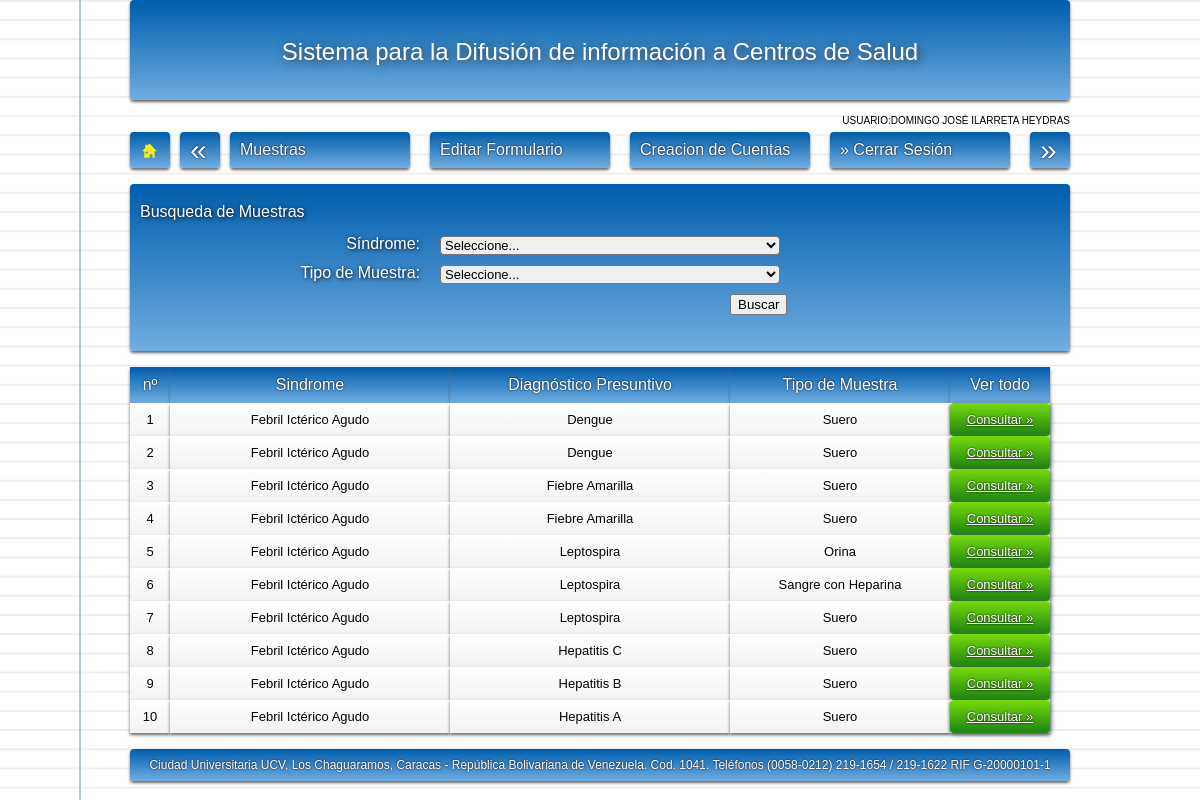
The app's page /c_formulario.php (signed in) with its own data.
### tables this page shows
CREATE TABLE IF NOT EXISTS `muestra` (
  `id` int(200) NOT NULL AUTO_INCREMENT,
  `sindrome` varchar(300) NOT NULL,
  `diagnostico_presuntivo` varchar(300) NOT NULL,
  `tipo` varchar(300) NOT NULL,
  `tiempo` varchar(300) NOT NULL,
  `conservacion` varchar(300) NOT NULL,
  `transporte` varchar(300) NOT NULL,
  `observaciones` varchar(1500) NOT NULL,
  PRIMARY KEY (`id`)
);

### c_formulario.php (the view, shortened to what this page needs)
<?php
$nombre_usuario =$_SESSION['nombre_usuario'];
$privilegio = $_SESSION['privilegio'];
	if($privilegio=="0"){
?>
<!DOCTYPE html PUBLIC "-//W3C//DTD XHTML 1.0 Transitional//EN" "http://www.w3.org/TR/xhtml1/DTD/xhtml1-transitional.dtd">
<html xmlns="http://www.w3.org/1999/xhtml">
<head>
<link rel="stylesheet" href="css/estilos.css">
<link rel="stylesheet" href="css/default.css">
<link rel="stylesheet" href="css/960/960.css">
<link rel="stylesheet" href="css/960/text.css">
<link rel="stylesheet" href="css/960/reset.css">
<?php include ('funciones.php'); ?>
</head>
<body class="hoja">
<div class="container_16">
<?php echo '<br /><div class="grid_16" style="text-align:right; font-size:10px;">USUARIO:'; echo $nombre_usuario . "</div>";?>
	<div class="grid_16 azul">
    	<form class="margen" action="" method="post" name="" id="">
        	<fieldset><legend class="grid_7">Busqueda de Muestras</legend>
            	<br />
                <br />
            	<div class="grid_16 alpha">
                <label class="grid_5">Síndrome:</label>
                <select class="grid_6" name="sindrome" id="sindrome" onchange="unico(this);">
                	<option>Seleccione...</option>
                </select>
                </div>
                <div class="grid_16 alpha">
                <label class="grid_5">Tipo de Muestra:</label>
                <select class="grid_6" name="tipo" id="tipo" onchange="unico(this);">
                	<option>Seleccione...</option>
                </select>
                </div>
                <div class="grid_2 alpha prefix_10">
                <button name="accion" id="agregar" type="submit" value="">Buscar</button>
                <br />
                <br />
                </div>
            </fieldset>
        </form>
    </div>
    <div class="grid_16">
    <br />
    <table class="grid_16 alpha">
    <td class=" grid_1 azul3 alpha omega">nº</td>
    <td class=" grid_5 azul3 alpha omega">Sindrome</td>
    <td class=" grid_5 azul3 alpha omega">Diagnóstico Presuntivo</td>
    <td class=" grid_4 azul3 alpha omega">Tipo de Muestra</td>
    <td class=" grid_2 azul3 alpha omega">Ver todo</td>
    <?php
	include('conexion/conexion.php');
	$i=0;
					$sql="SELECT * FROM muestra ORDER BY id DESC";
					$seleccion=mysql_query($sql,$conexion);
					while ($row = mysql_fetch_array($seleccion)){
					$campo1=$row["id"];
					$campo2=$row["sindrome"];
					$campo3=$row["diagnostico_presuntivo"];
					$campo4=$row["tipo"];
					$i++;
					echo '<td class="grid_1 blanco alpha omega">' . $i .'</td> ';
					echo '<td class="grid_5 blanco alpha omega">' . $campo2 . '</td>';
					echo '<td class="grid_5 blanco alpha omega">' . $campo3 . '</td>';
					echo '<td class="grid_4 blanco alpha omega">' . $campo4 . '</td>';
					echo '<td class="grid_2 blanco alpha omega"><a class="verde grid_2 alpha omega" style="margin:-10px 0px -10px 0px; color:#FFF; text-shadow: 0px 0px 2px #000;" href="c_formulario2.php?muestra=' .$campo1 . '">Consultar &raquo;</a></td> ';
					}
	?>
    </table>
    </div>
<br />
</body>
</html>
<?php }else {echo '<html><head><meta http-equiv="REFRESH" content="0; url=index.php"></head></html>';}?>

### css/estilos.css (style rules this page uses)
body { font-family:'Arial'; }
.hoja { background-color: #fff; background-image: linear-gradient(90deg, transparent 79px, #abced4 79px, #abced4 81px, transparent 81px),linear-gradient(#eee .1em, transparent .1em); background-size: 100% 1.2em; }
label { text-align:right; font-size:16px; color:#FFF; font-weight:normal; }
fieldset { color:#FFFFFF; text-shadow: 1px 1px 4px #000000; }
fieldset legend, { color:#FFF; font-size:20px; text-shadow: 1px 1px 4px #000000; }
a { color:#FFF; }
select, input, textarea { margin-bottom: 10px; font-size:13px; -webkit-border-radius: 4px; -moz-border-radius: 4px; border-radius: 4px; font-family:'Arial'; }
option { height: 20px; font-size:14px; }
.margen { margin-top: 10px; margin-bottom: 10px; }
.verde { -webkit-border-radius: 4px; -moz-border-radius: 4px; border-radius: 4px; -webkit-box-shadow: #666 1px 1px 5px; -moz-box-shadow: #666 1px 1px 5px; box-shadow: #666 1px 1px 5px; background: #77DA0B; background: -webkit-gradient(linear, 0 0, 0 bottom, from(#77DA0B), to(#1B8311)); background: -webkit-linear-gradient(#77DA0B, #1B8311); background: -moz-linear-gradient(#77DA0B, #1B8311); background: -ms-linear-gradient(#77DA0B, #1B8311); background: -o-linear-gradient(#77DA0B, #1B8311); background: linear-gradient(#77DA0B, #1B8311); padding-top: 10px; padding-bottom: 10px; }
.azul { -webkit-border-radius: 4px; -moz-border-radius: 4px; border-radius: 4px; -webkit-box-shadow: #666 0px 2px 3px; -moz-box-shadow: #666 0px 2px 3px; box-shadow: #666 0px 2px 3px; background: #005DAB; background: -webkit-gradient(linear, 0 0, 0 bottom, from(#005DAB), to(#70ADE1)); background: -webkit-linear-gradient(#005DAB, #70ADE1); background: -moz-linear-gradient(#005DAB, #70ADE1); background: -ms-linear-gradient(#005DAB, #70ADE1); background: -o-linear-gradient(#005DAB, #70ADE1); background: linear-gradient(#005DAB, #70ADE1); -pie-background: linear-gradient(#005DAB, #70ADE1); padding-top: 10px; padding-bottom: 10px; }
.azul3 { -webkit-box-shadow: #666 0px 2px 3px; -moz-box-shadow: #666 0px 2px 3px; box-shadow: #666 0px 2px 3px; background: #005DAB; background: -webkit-gradient(linear, 0 0, 0 bottom, from(#005DAB), to(#70ADE1)); background: -webkit-linear-gradient(#005DAB, #70ADE1); background: -moz-linear-gradient(#005DAB, #70ADE1); background: -ms-linear-gradient(#005DAB, #70ADE1); background: -o-linear-gradient(#005DAB, #70ADE1); background: linear-gradient(#005DAB, #70ADE1); -pie-background: linear-gradient(#005DAB, #70ADE1); padding-top: 10px; padding-bottom: 10px; }
.blanco { padding-top: 10px; padding-bottom: 10px; color:#000000; text-shadow: 0px 0px 1px #FFFFFF; -webkit-box-shadow: #666 0px 2px 3px; -moz-box-shadow: #666 0px 2px 3px; box-shadow: #666 0px 2px 3px; background: #FFFFFF; background: -webkit-gradient(linear, 0 0, 0 bottom, from(#FFFFFF), to(#F2F2F2)); background: -webkit-linear-gradient(#FFFFFF, #F2F2F2); background: -moz-linear-gradient(#FFFFFF, #F2F2F2); background: -ms-linear-gradient(#FFFFFF, #F2F2F2); background: -o-linear-gradient(#FFFFFF, #F2F2F2); background: linear-gradient(#FFFFFF, #F2F2F2); font-size:13px; }
td { text-align:center; color:#FFF; text-shadow: 0px 0px 2px #000000; }

### css/960/960.css (style rules this page uses)
.container_12, .container_16 { margin-left: auto; margin-right: auto; width: 960px; }
.grid_1, .grid_2, .grid_3, .grid_4, .grid_5, .grid_6, .grid_7, .grid_8, .grid_9, .grid_10, .grid_11, .grid_12, .grid_13, .grid_14, .grid_15, .grid_16 { display: inline; float: left; margin-left: 10px; margin-right: 10px; }
.container_12 .grid_3, .container_16 .grid_4 { width: 220px; }
.container_12 .grid_12, .container_16 .grid_16 { width: 940px; }
.alpha { margin-left: 0; }
.omega { margin-right: 0; }
.container_16 .grid_1 { width: 40px; }
.container_16 .grid_2 { width: 100px; }
.container_16 .grid_5 { width: 280px; }
.container_16 .grid_6 { width: 340px; }
.container_16 .grid_7 { width: 400px; }
.container_16 .prefix_10 { padding-left: 600px; }

### css/960/text.css (style rules this page uses)
body { font: 13px/1.5 Helvetica, Arial, 'Liberation Sans', FreeSans, sans-serif; }
p, dl, hr, h1, h2, h3, h4, h5, h6, ol, ul, pre, table, address, fieldset { margin-bottom: 20px; }

### records on screen
muestra: sindrome "Febril Ictérico Agudo", diagnostico_presuntivo "Dengue", tipo "Suero"
muestra: sindrome "Febril Ictérico Agudo", diagnostico_presuntivo "Dengue", tipo "Suero"
muestra: sindrome "Febril Ictérico Agudo", diagnostico_presuntivo "Fiebre Amarilla", tipo "Suero"
muestra: sindrome "Febril Ictérico Agudo", diagnostico_presuntivo "Fiebre Amarilla", tipo "Suero"
muestra: sindrome "Febril Ictérico Agudo", diagnostico_presuntivo "Leptospira", tipo "Orina"
muestra: sindrome "Febril Ictérico Agudo", diagnostico_presuntivo "Leptospira", tipo "Sangre con Heparina"
muestra: sindrome "Febril Ictérico Agudo", diagnostico_presuntivo "Leptospira", tipo "Suero"
muestra: sindrome "Febril Ictérico Agudo", diagnostico_presuntivo "Hepatitis C", tipo "Suero"
muestra: sindrome "Febril Ictérico Agudo", diagnostico_presuntivo "Hepatitis B", tipo "Suero"
muestra: sindrome "Febril Ictérico Agudo", diagnostico_presuntivo "Hepatitis A", tipo "Suero"

### other values on screen
$nombre_usuario "DOMINGO JOSÉ ILARRETA HEYDRAS"
$pie "Ciudad Universitaria UCV, Los Chaguaramos, Caracas - República Bolivariana de Venezuela. Cod. 1041. Teléfonos (0058-0212) 219-1654 / 219-1622 RIF G-20000101-1"
